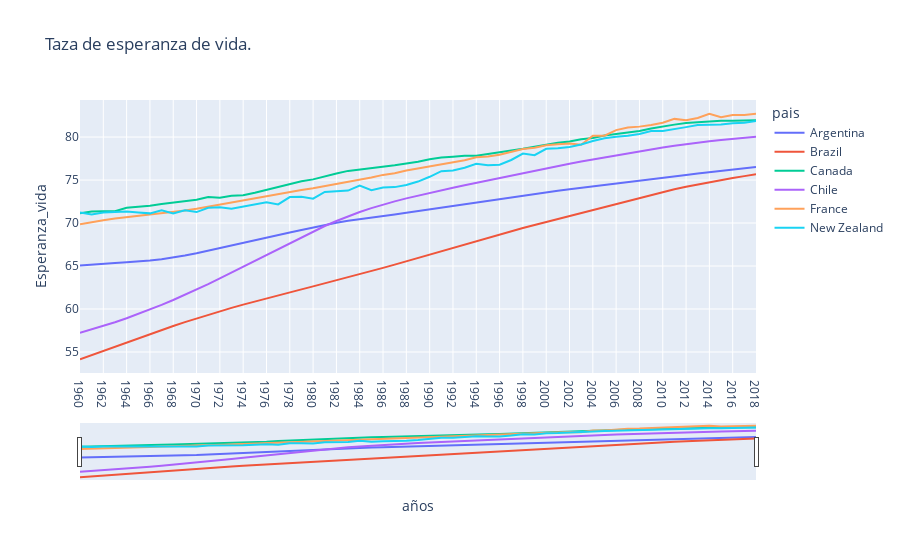

Notebook cell for this chart:
### Code cell
fig = px.line(df_esper_vida,x = df_esper_vida.años, y = df_esper_vida.Esperanza_vida, color =df_esper_vida.pais,
             title = "Taza de esperanza de vida.")
fig.update_xaxes(rangeslider_visible=True)
fig.show()
#plot(fig)
